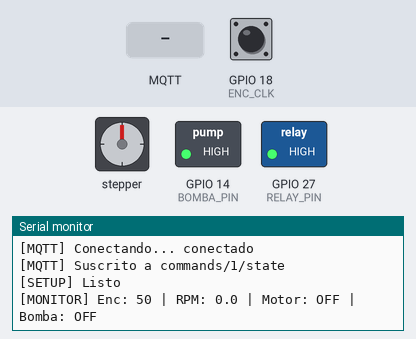
A sketch run on a simulated ESP32. Parts: stepper motor, switched loads named in the sketch (green lamp = pin HIGH), the last lines printed to the serial monitor. Wiring (inferred from the names in the program): stepper motor driver (200 steps per turn assumed): step GPIO 25; direction GPIO 26. The test bench sets the inputs (shaded band); at power-on: GPIO 18 (ENC_CLK) HIGH. WiFi joins after 1.5 s; servers stay silent unless stated; no MQTT or app messages arrive unless stated; pins used as bus, display or sensor lines are not drawn.

Above: at 2.7 s.
2.8 s: MQTT message "encendido" arrives on the first subscribed topic
At 3.4 s:
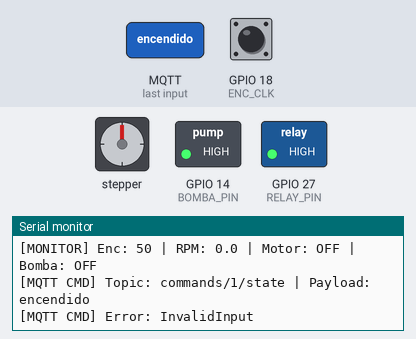
4.3 s: MQTT message "motor" arrives on the first subscribed topic
At 5.0 s:
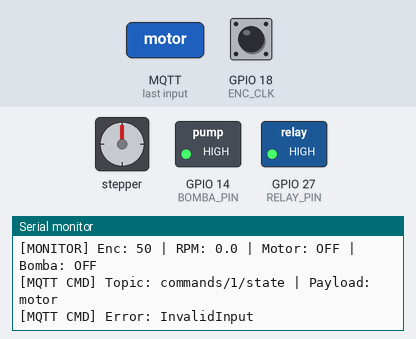
5.8 s: MQTT message "bomba" arrives on the first subscribed topic
At 7.2 s:
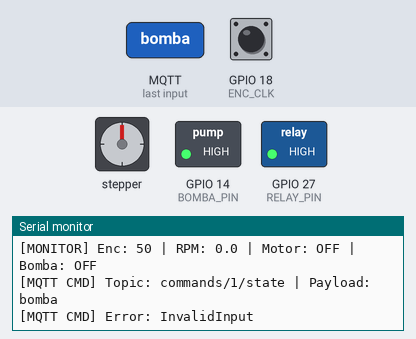

The sketch:

MOTOR.ino
```cpp
#include <Arduino.h>
#include <WiFi.h>
#include <WiFiManager.h>
#include <PubSubClient.h>
#include <ArduinoJson.h>

#define DIR_PIN    26
#define STEP_PIN   25
#define RELAY_PIN  27
#define BOMBA_PIN  14

#define ENC_CLK    18
#define ENC_DT     19
#define ENC_SW     5

const char* MQTT_HOST      = "shark.rmq.cloudamqp.com";
const int   MQTT_PORT      = 1883;
const char* MQTT_USER      = "kcugwwbq:kcugwwbq";
const char* MQTT_PASSWORD  = "LAG1cqP1fWpW-tXs2eQzyyq_fZMigTyj";
const char* MQTT_CLIENT_ID = "esp32-fermentador-1";
const int   CIRCUIT_ID     = 1;

#define RPM_INTERVAL   2000
#define ENC_MIN        0
#define ENC_MAX        100

SemaphoreHandle_t stateMutex;
volatile bool motorOn    = false;
volatile bool bombaOn    = false;
volatile int  encValue   = 50;
volatile int  sessionId  = -1;

WiFiClient   wifiClient;
PubSubClient mqttClient(wifiClient);

void mqttCallback(char* topic, byte* payload, unsigned int length);
void conectarMQTT();

int encoderToDelay(int enc) {
  return map(enc, ENC_MIN, ENC_MAX, 2000, 600);
}

float calcularRPM(int delayMicros) {
  if (delayMicros <= 0) return 0.0;
  const int STEPS_PER_REV = 200;
  float tiempoVuelta = (float)(delayMicros * 2 * STEPS_PER_REV);
  return (60.0 * 1000000.0) / tiempoVuelta;
}

void publicarSensor(const char* sensorType, float value) {
  if (!mqttClient.connected()) return;
  char topic[64];
  snprintf(topic, sizeof(topic), "sensors/%d/%s", CIRCUIT_ID, sensorType);
  StaticJsonDocument<128> doc;
  doc["value"] = value;
  if (sessionId > 0) { doc["session_id"] = sessionId; } else { doc["session_id"] = nullptr; }
  doc["active"] = true;
  char payload[128];
  serializeJson(doc, payload);
  mqttClient.publish(topic, payload);
  Serial.printf("[MQTT] %s → %s\n", topic, payload);
}

void aplicarEstado(const char* dispositivo, const char* estado) {
  bool encendido = (String(estado) == "encendido");
  if (String(dispositivo) == "motor") {
    motorOn = encendido;
    digitalWrite(RELAY_PIN, encendido ? LOW : HIGH);
    Serial.printf("[CMD] Motor → %s\n", estado);
  } else if (String(dispositivo) == "bomba") {
    bombaOn = encendido;
    digitalWrite(BOMBA_PIN, encendido ? LOW : HIGH);
    Serial.printf("[CMD] Bomba → %s\n", estado);
  }
}

void mqttCallback(char* topic, byte* payload, unsigned int length) {
  String message = "";
  for (unsigned int i = 0; i < length; i++) { message += (char)payload[i]; }
  Serial.printf("[MQTT CMD] Topic: %s | Payload: %s\n", topic, message.c_str());
  StaticJsonDocument<256> doc;
  DeserializationError err = deserializeJson(doc, message);
  if (err) { Serial.printf("[MQTT CMD] Error: %s\n", err.c_str()); return; }
  xSemaphoreTake(stateMutex, portMAX_DELAY);
  for (JsonPair kv : doc.as<JsonObject>()) {
    aplicarEstado(kv.key().c_str(), kv.value().as<const char*>());
  }
  xSemaphoreGive(stateMutex);
}

void conectarWiFi() {
  WiFiManager wm;
  wm.setConfigPortalTimeout(180);
  wm.setTitle("Fermentador IoT");

  if (!wm.autoConnect("Fermentador-Setup")) {
    Serial.println("[WiFi] Timeout, reiniciando...");
    ESP.restart();
  }

  Serial.printf("[WiFi] Conectado. IP: %s\n", WiFi.localIP().toString().c_str());
}

void conectarMQTT() {
  mqttClient.setServer(MQTT_HOST, MQTT_PORT);
  mqttClient.setCallback(mqttCallback);
  int intentos = 0;
  while (!mqttClient.connected() && intentos < 5) {
    Serial.print("[MQTT] Conectando...");
    if (mqttClient.connect(MQTT_CLIENT_ID, MQTT_USER, MQTT_PASSWORD)) {
      Serial.println(" conectado");
      char topicState[64];
      snprintf(topicState, sizeof(topicState), "commands/%d/state", CIRCUIT_ID);
      mqttClient.subscribe(topicState);
      Serial.printf("[MQTT] Suscrito a %s\n", topicState);
    } else {
      Serial.printf(" fallo (rc=%d), reintentando...\n", mqttClient.state());
      delay(2000);
      intentos++;
    }
  }
  if (!mqttClient.connected()) Serial.println("[MQTT] No se pudo conectar.");
}

void motorTask(void* parameter) {
  uint32_t steps = 0;
  while (true) {
    xSemaphoreTake(stateMutex, portMAX_DELAY);
    bool activo = motorOn;
    int  enc    = encValue;
    xSemaphoreGive(stateMutex);
    if (activo) {
      int delayMicro = encoderToDelay(enc);
      digitalWrite(STEP_PIN, HIGH);
      delayMicroseconds(delayMicro);
      digitalWrite(STEP_PIN, LOW);
      delayMicroseconds(delayMicro);
      // Cede el CPU al IDLE cada 100 pasos para no disparar el Task Watchdog
      // (delayMicroseconds NO cede; sin esto el core 0 se satura y el ESP32 se reinicia).
      if (++steps % 100 == 0) vTaskDelay(1);
    } else {
      steps = 0;
      vTaskDelay(50 / portTICK_PERIOD_MS);
    }
  }
}

void encoderTask(void* parameter) {
  int clkAnterior = digitalRead(ENC_CLK);
  while (true) {
    int clkActual = digitalRead(ENC_CLK);
    if (clkActual != clkAnterior) {
      if (digitalRead(ENC_DT) != clkActual) {
        xSemaphoreTake(stateMutex, portMAX_DELAY);
        if (encValue < ENC_MAX) encValue++;
        xSemaphoreGive(stateMutex);
      } else {
        xSemaphoreTake(stateMutex, portMAX_DELAY);
        if (encValue > ENC_MIN) encValue--;
        xSemaphoreGive(stateMutex);
      }
    }
    clkAnterior = clkActual;
    vTaskDelay(5 / portTICK_PERIOD_MS);
  }
}

void rpmTask(void* parameter) {
  while (true) {
    xSemaphoreTake(stateMutex, portMAX_DELAY);
    bool motor = motorOn;
    bool bomba = bombaOn;
    int  enc   = encValue;
    xSemaphoreGive(stateMutex);
    int   delayMicro = encoderToDelay(enc);
    float rpm        = motor ? calcularRPM(delayMicro) : 0.0;
    // Solo publica rpm con el motor encendido → al detener no consume RabbitMQ.
    if (motor) publicarSensor("rpm", rpm);
    Serial.printf("[MONITOR] Enc: %d | RPM: %.1f | Motor: %s | Bomba: %s\n",
      enc, rpm, motor ? "ON" : "OFF", bomba ? "ON" : "OFF");
    mqttClient.loop();
    vTaskDelay(RPM_INTERVAL / portTICK_PERIOD_MS);
  }
}

void setup() {
  Serial.begin(115200);

  pinMode(STEP_PIN,  OUTPUT);
  pinMode(DIR_PIN,   OUTPUT);
  pinMode(RELAY_PIN, OUTPUT);
  pinMode(BOMBA_PIN, OUTPUT);
  digitalWrite(DIR_PIN,   HIGH);
  digitalWrite(RELAY_PIN, HIGH);
  digitalWrite(BOMBA_PIN, HIGH);

  pinMode(ENC_CLK, INPUT_PULLUP);
  pinMode(ENC_DT,  INPUT_PULLUP);
  pinMode(ENC_SW,  INPUT_PULLUP);

  stateMutex = xSemaphoreCreateMutex();

  conectarWiFi();
  conectarMQTT();

  xTaskCreatePinnedToCore(motorTask,   "MotorTask",   2048, NULL, 2, NULL, 0);
  xTaskCreatePinnedToCore(encoderTask, "EncoderTask", 2048, NULL, 1, NULL, 1);
  xTaskCreatePinnedToCore(rpmTask,     "RpmTask",     4096, NULL, 0, NULL, 1);

  Serial.println("[SETUP] Listo");
}

void loop() {
  if (!mqttClient.connected()) {
    Serial.println("[MQTT] Reconectando...");
    conectarMQTT();
  }
  mqttClient.loop();
  delay(10);
}
```

Measured:
- after the input at 2.8 s, the serial monitor: prints a new line at once (image 1)
- after the input at 4.3 s, the serial monitor: prints a new line at once (image 2)
- after the input at 5.8 s, the serial monitor: prints a new line at once (image 3)
